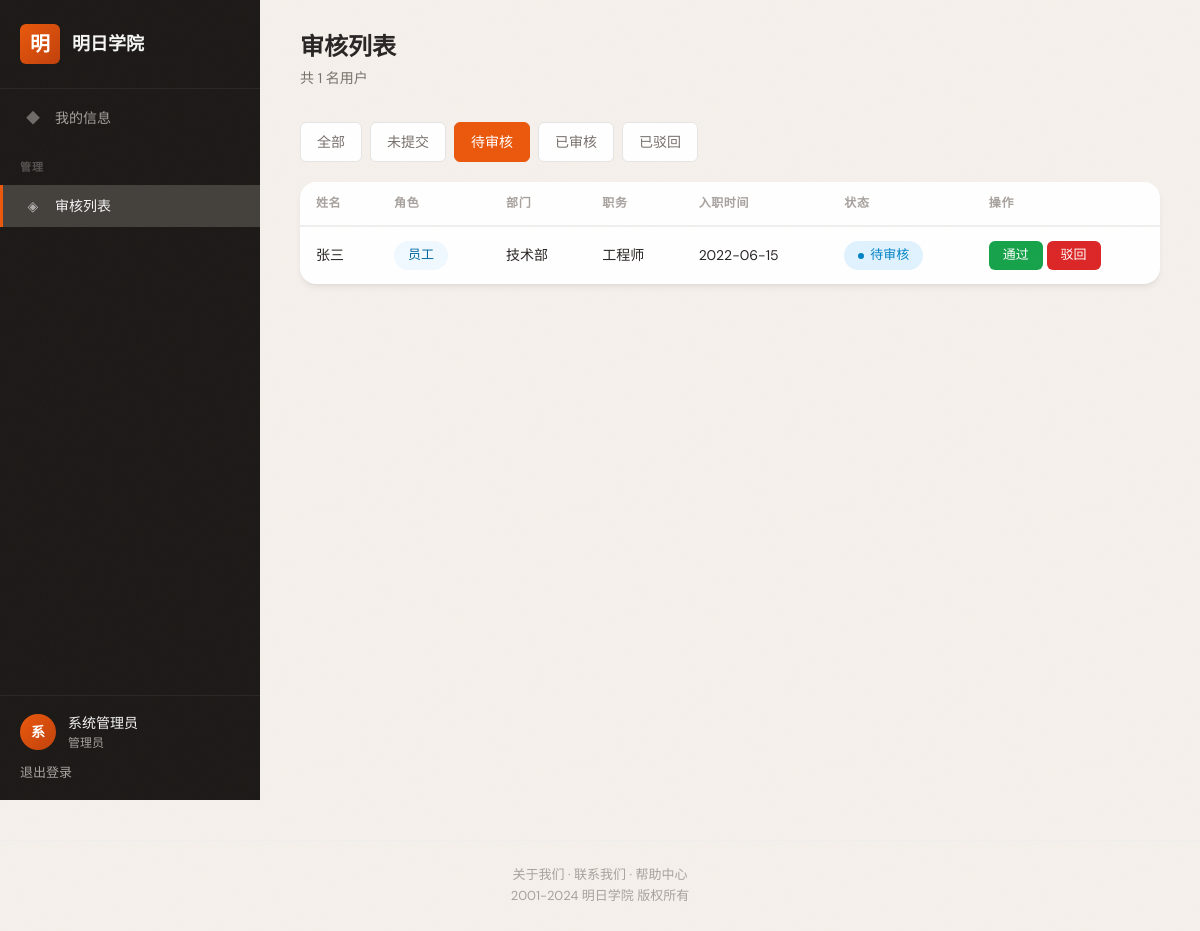
Screenshot of /audit_list?status=submitted (signed in) with the database file from the repository.
### app.py (models this page shows, shortened)
class User(db.Model):
    __tablename__ = 'user'
    id = db.Column(db.Integer, primary_key=True, autoincrement=True)
    username = db.Column(db.String(50), unique=True, nullable=False)
    password = db.Column(db.String(100), nullable=False)
    name = db.Column(db.String(50), nullable=False)
    department = db.Column(db.String(50), nullable=False)
    position = db.Column(db.String(50), nullable=False)
    entry_date = db.Column(db.Date, nullable=False)
    work_years = db.Column(db.Integer, default=0)
    seniority_salary = db.Column(db.Numeric(10, 2), default=0.00)
    role = db.Column(db.String(20), default='user')
    status = db.Column(db.String(20), default='pending')
    reject_reason = db.Column(db.String(500), nullable=True)

### app.py (the view)
@app.route('/audit_list')
def audit_list():
    if 'user_id' not in session:
        return redirect(url_for('login'))
    if session.get('role') != 'admin':
        return render_template('no_permission.html')
    status_filter = request.args.get('status', 'all')
    query = User.query
    if status_filter == 'pending':
        query = query.filter_by(status='pending')
    elif status_filter == 'submitted':
        query = query.filter_by(status='submitted')
    elif status_filter == 'approved':
        query = query.filter_by(status='approved')
    elif status_filter == 'rejected':
        query = query.filter_by(status='rejected')
    users = query.all()
    return render_template('audit_list.html', users=users, current_filter=status_filter)

### templates/audit_list.html (shortened to what this page needs)
{% extends "base.html" %}
{% block content %}
<div class="page-header">
  <h1>审核列表</h1>
  <p>共 {{ users|length }} 名用户</p>
</div>
<div class="filter-bar">
  <a href="{{ url_for('audit_list', status='all') }}" class="filter-btn{% if current_filter == 'all' %} active{% endif %}">全部</a>
  <a href="{{ url_for('audit_list', status='pending') }}" class="filter-btn{% if current_filter == 'pending' %} active{% endif %}">未提交</a>
  <a href="{{ url_for('audit_list', status='submitted') }}" class="filter-btn{% if current_filter == 'submitted' %} active{% endif %}">待审核</a>
  <a href="{{ url_for('audit_list', status='approved') }}" class="filter-btn{% if current_filter == 'approved' %} active{% endif %}">已审核</a>
  <a href="{{ url_for('audit_list', status='rejected') }}" class="filter-btn{% if current_filter == 'rejected' %} active{% endif %}">已驳回</a>
</div>
<div class="card">
  <div class="card-body" style="padding: 0;">
    <div class="table-container">
      <table class="data-table">
        <thead>
          <tr>
            <th>姓名</th>
            <th>角色</th>
            <th>部门</th>
            <th>职务</th>
            <th>入职时间</th>
            <th>状态</th>
            <th>操作</th>
          </tr>
        </thead>
        <tbody>
          {% for u in users %}
          <tr>
            <td>{{ u.name }}</td>
            <td>
              {% if u.role == 'admin' %}
              <span class="badge badge--admin">管理员</span>
              {% else %}
              <span class="badge badge--user">员工</span>
              {% endif %}
            </td>
            <td>{{ u.department }}</td>
            <td>{{ u.position }}</td>
            <td>{{ u.entry_date.strftime('%Y-%m-%d') }}</td>
            <td>
              {% if u.status == 'pending' %}
              <span class="badge badge--pending"><span class="badge-dot"></span>未提交</span>
              {% elif u.status == 'submitted' %}
              <span class="badge badge--submitted"><span class="badge-dot"></span>待审核</span>
              {% elif u.status == 'approved' %}
              <span class="badge badge--approved"><span class="badge-dot"></span>已审核</span>
              {% elif u.status == 'rejected' %}
              <span class="badge badge--rejected"><span class="badge-dot"></span>已驳回</span>
              {% endif %}
            </td>
            <td>
              {% if u.id == session.user_id %}
              <span class="text-muted">当前用户</span>
              {% elif u.status == 'submitted' %}
              <a href="{{ url_for('approve', user_id=u.id) }}" class="btn btn-success btn-sm">通过</a>
              <a href="{{ url_for('reject', user_id=u.id) }}" class="btn btn-danger btn-sm">驳回</a>
              {% elif u.status == 'approved' %}
              <a href="{{ url_for('reaudit', user_id=u.id) }}" class="btn btn-warning btn-sm">重新审核</a>
              {% elif u.status == 'rejected' %}
              <a href="{{ url_for('reaudit', user_id=u.id) }}" class="btn btn-warning btn-sm">重新审核</a>
              {% elif u.status == 'pending' %}
              <span class="text-muted">等待确认</span>
              {% endif %}
            </td>
          </tr>
          {% else %}
          <tr>
            <td colspan="7" class="empty-row">暂无用户记录</td>
          </tr>
          {% endfor %}
        </tbody>
      </table>
    </div>
  </div>
</div>
{% endblock %}

### static/css/style.css (style rules this page uses)
:root { --bg-app: #f5f0eb; --bg-card: #ffffff; --bg-sidebar: #1c1917; --bg-sidebar-hover: #292524; --bg-sidebar-active: #44403c; --bg-input: #fafaf9; --bg-brand-soft: #fff7ed; --brand: #ea580c; --brand-hover: #d9480c; --brand-light: #f97316; --brand-dark: #c2410c; --text: #292524; --text-secondary: #78716c; --text-muted: #a8a29e; --text-on-dark: #f5f5f4; --text-on-dark-muted: #a8a29e; --border: #e7e5e4; --border-light: #f0efed; --success: #16a34a; --success-bg: #f0fdf4; --danger: #dc2626; --danger-bg: #fef2f2; --warning: #d97706; --warning-bg: #fffbeb; --shadow-sm: 0 1px 2px rgba(0,0,0,0.05); --shadow-md: 0 4px 6px -1px rgba(0,0,0,0.07), 0 2px 4px -2px rgba(0,0,0,0.05); --shadow-lg: 0 10px 15px -3px rgba(0,0,0,0.08), 0 4px 6px -4px rgba(0,0,0,0.05); --shadow-xl: 0 20px 25px -5px rgba(0,0,0,0.1), 0 8px 10px -6px rgba(0,0,0,0.05); --radius-sm: 6px; --radius-md: 10px; --radius-lg: 16px; --radius-xl: 20px; --font-heading: 'Noto Serif SC', 'Songti SC', 'STSong', serif; --font-body: 'DM Sans', 'PingFang SC', 'Microsoft YaHei', 'Hiragino Sans GB', sans-serif; --sidebar-width: 260px; --transition: 200ms cubic-bezier(0.4, 0, 0.2, 1); --transition-slow: 400ms cubic-bezier(0.4, 0, 0.2, 1); }
*, *::before, *::after { margin: 0; padding: 0; box-sizing: border-box; }
html { -webkit-font-smoothing: antialiased; -moz-osx-font-smoothing: grayscale; }
body { font-family: var(--font-body); background-color: var(--bg-app); color: var(--text); min-height: 100vh; line-height: 1.6; }
body::before { content: ''; position: fixed; inset: 0; pointer-events: none; z-index: 9999; opacity: 0.025; background-repeat: repeat; background-size: 256px 256px; }
h1, h2, h3 { font-family: var(--font-heading); font-weight: 600; line-height: 1.3; color: var(--text); }
a { color: var(--brand); text-decoration: none; transition: color var(--transition); }
.page-header { margin-bottom: 32px; animation: fadeUp 0.5s ease both; }
.page-header h1 { font-size: 24px; font-weight: 700; margin-bottom: 4px; }
.page-header p { font-size: 14px; color: var(--text-secondary); }
.filter-bar { display: flex; gap: 8px; margin-bottom: 20px; flex-wrap: wrap; }
.filter-btn { padding: 8px 16px; border-radius: var(--radius-sm); font-size: 14px; font-weight: 500; color: var(--text-secondary); background: var(--bg-card); border: 1px solid var(--border); text-decoration: none; transition: all var(--transition); }
.filter-btn.active { color: #fff; background: var(--brand); border-color: var(--brand); }
.card { background: var(--bg-card); border-radius: var(--radius-lg); box-shadow: var(--shadow-md); overflow: hidden; animation: fadeUp 0.5s ease both; }
.card-body { padding: 24px; }
.badge { display: inline-flex; align-items: center; gap: 6px; padding: 4px 14px; border-radius: 100px; font-size: 13px; font-weight: 500; }
.badge--submitted { background: #e0f2fe; color: #0284c7; }
.badge--user { background: #f0f9ff; color: #0369a1; }
.badge-dot { width: 6px; height: 6px; border-radius: 50%; background: currentColor; }
.btn { display: inline-flex; align-items: center; justify-content: center; gap: 8px; padding: 9px 22px; border-radius: var(--radius-sm); font-size: 14px; font-weight: 500; font-family: var(--font-body); cursor: pointer; border: none; text-decoration: none; transition: all var(--transition); white-space: nowrap; line-height: 1.4; }
.btn-success { background: var(--success); color: #fff; }
.btn-danger { background: var(--danger); color: #fff; }
.btn-sm { padding: 5px 14px; font-size: 13px; }
.table-container { overflow-x: auto; }
.data-table { width: 100%; border-collapse: collapse; font-size: 14px; }
.data-table thead th { padding: 12px 16px; text-align: left; font-size: 12px; font-weight: 600; letter-spacing: 0.05em; color: var(--text-muted); border-bottom: 2px solid var(--border-light); white-space: nowrap; }
.data-table tbody td { padding: 14px 16px; border-bottom: 1px solid var(--border-light); color: var(--text); }
.data-table tbody tr { transition: background-color var(--transition); }
.data-table tbody tr:last-child td { border-bottom: none; }

### rows the page displays
User: name "张三", role "员工", department "技术部", position "工程师", entry_date "2022-06-15", status "submitted" (drawn)

### other values shown
{{ session.name[0] }} "系"
{{ session.name }} "系统管理员"
{{ '管理员' if session.role == 'admin' else '员工' }} "管理员"
{{ users|length }} "1"
